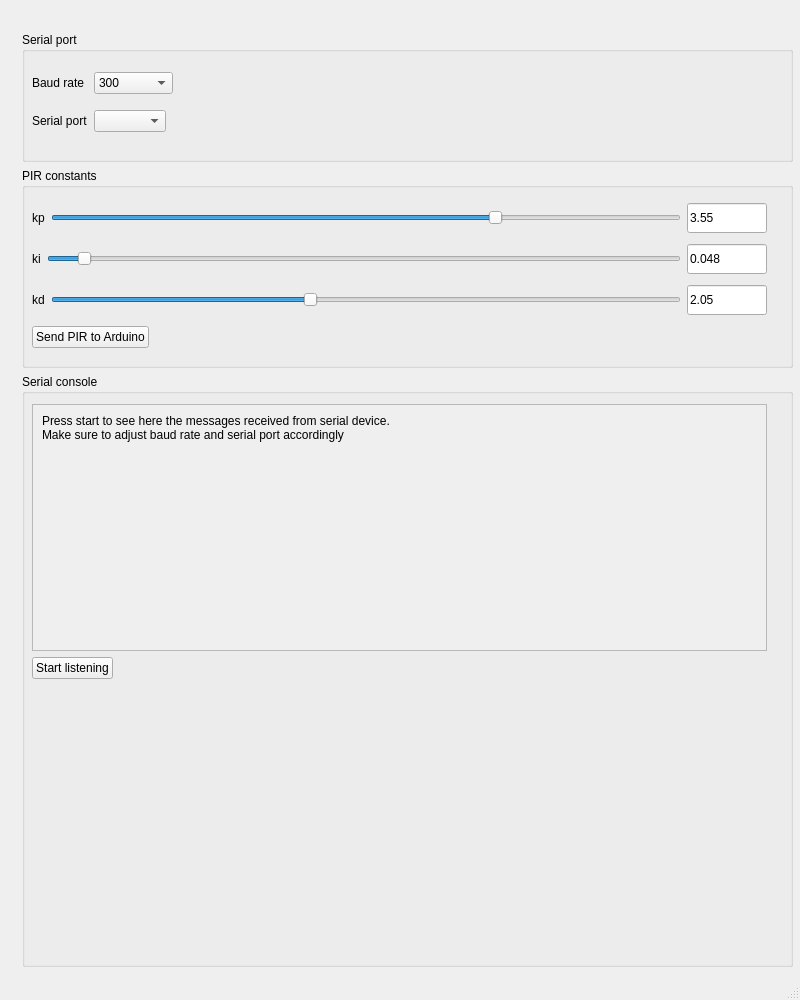
<?xml version="1.0" encoding="UTF-8"?>
<ui version="4.0">
 <class>MainWindow</class>
 <widget class="QMainWindow" name="MainWindow">
  <property name="geometry">
   <rect>
    <x>0</x>
    <y>0</y>
    <width>800</width>
    <height>1000</height>
   </rect>
  </property>
  <property name="sizePolicy">
   <sizepolicy hsizetype="MinimumExpanding" vsizetype="MinimumExpanding">
    <horstretch>0</horstretch>
    <verstretch>0</verstretch>
   </sizepolicy>
  </property>
  <property name="minimumSize">
   <size>
    <width>800</width>
    <height>1000</height>
   </size>
  </property>
  <property name="maximumSize">
   <size>
    <width>16777215</width>
    <height>16777215</height>
   </size>
  </property>
  <property name="windowTitle">
   <string>MainWindow</string>
  </property>
  <widget class="QWidget" name="centralwidget">
   <property name="sizePolicy">
    <sizepolicy hsizetype="MinimumExpanding" vsizetype="MinimumExpanding">
     <horstretch>0</horstretch>
     <verstretch>0</verstretch>
    </sizepolicy>
   </property>
   <property name="minimumSize">
    <size>
     <width>800</width>
     <height>800</height>
    </size>
   </property>
   <property name="maximumSize">
    <size>
     <width>800</width>
     <height>1000</height>
    </size>
   </property>
   <property name="baseSize">
    <size>
     <width>800</width>
     <height>1000</height>
    </size>
   </property>
   <widget class="QWidget" name="layoutWidget">
    <property name="geometry">
     <rect>
      <x>22</x>
      <y>32</y>
      <width>771</width>
      <height>941</height>
     </rect>
    </property>
    <layout class="QVBoxLayout" name="verticalLayout_3">
     <property name="sizeConstraint">
      <enum>QLayout::SetNoConstraint</enum>
     </property>
     <item>
      <widget class="QGroupBox" name="serialConfig">
       <property name="sizePolicy">
        <sizepolicy hsizetype="MinimumExpanding" vsizetype="Minimum">
         <horstretch>0</horstretch>
         <verstretch>0</verstretch>
        </sizepolicy>
       </property>
       <property name="minimumSize">
        <size>
         <width>250</width>
         <height>130</height>
        </size>
       </property>
       <property name="title">
        <string>Serial port</string>
       </property>
       <widget class="QWidget" name="layoutWidget">
        <property name="geometry">
         <rect>
          <x>10</x>
          <y>30</y>
          <width>741</width>
          <height>82</height>
         </rect>
        </property>
        <layout class="QHBoxLayout" name="horizontalLayout">
         <item>
          <layout class="QFormLayout" name="formLayout">
           <property name="fieldGrowthPolicy">
            <enum>QFormLayout::ExpandingFieldsGrow</enum>
           </property>
           <item row="0" column="0">
            <widget class="QLabel" name="baudRatelabel">
             <property name="sizePolicy">
              <sizepolicy hsizetype="Fixed" vsizetype="Expanding">
               <horstretch>0</horstretch>
               <verstretch>0</verstretch>
              </sizepolicy>
             </property>
             <property name="text">
              <string>Baud rate</string>
             </property>
            </widget>
           </item>
           <item row="0" column="1">
            <widget class="QComboBox" name="baudRateCombo">
             <property name="currentText">
              <string notr="true">300</string>
             </property>
             <property name="maxVisibleItems">
              <number>20</number>
             </property>
             <item>
              <property name="text">
               <string>300</string>
              </property>
             </item>
             <item>
              <property name="text">
               <string>1200</string>
              </property>
             </item>
             <item>
              <property name="text">
               <string>2400</string>
              </property>
             </item>
             <item>
              <property name="text">
               <string>4800</string>
              </property>
             </item>
             <item>
              <property name="text">
               <string>9600</string>
              </property>
             </item>
             <item>
              <property name="text">
               <string>19200</string>
              </property>
             </item>
             <item>
              <property name="text">
               <string>28800</string>
              </property>
             </item>
             <item>
              <property name="text">
               <string>38400</string>
              </property>
             </item>
             <item>
              <property name="text">
               <string>57600</string>
              </property>
             </item>
             <item>
              <property name="text">
               <string>74880</string>
              </property>
             </item>
             <item>
              <property name="text">
               <string>115200</string>
              </property>
             </item>
             <item>
              <property name="text">
               <string>230400</string>
              </property>
             </item>
             <item>
              <property name="text">
               <string>250000</string>
              </property>
             </item>
             <item>
              <property name="text">
               <string>500000</string>
              </property>
             </item>
             <item>
              <property name="text">
               <string>1000000</string>
              </property>
             </item>
             <item>
              <property name="text">
               <string>2000000</string>
              </property>
             </item>
            </widget>
           </item>
           <item row="1" column="0">
            <widget class="QLabel" name="serialPortLabel">
             <property name="sizePolicy">
              <sizepolicy hsizetype="Fixed" vsizetype="Expanding">
               <horstretch>0</horstretch>
               <verstretch>0</verstretch>
              </sizepolicy>
             </property>
             <property name="text">
              <string>Serial port</string>
             </property>
            </widget>
           </item>
           <item row="1" column="1">
            <widget class="QComboBox" name="serialPortCombo"/>
           </item>
          </layout>
         </item>
         <item>
          <spacer name="horizontalSpacer">
           <property name="orientation">
            <enum>Qt::Horizontal</enum>
           </property>
           <property name="sizeType">
            <enum>QSizePolicy::Fixed</enum>
           </property>
           <property name="sizeHint" stdset="0">
            <size>
             <width>6</width>
             <height>20</height>
            </size>
           </property>
          </spacer>
         </item>
        </layout>
       </widget>
      </widget>
     </item>
     <item>
      <widget class="QGroupBox" name="pir">
       <property name="sizePolicy">
        <sizepolicy hsizetype="MinimumExpanding" vsizetype="Minimum">
         <horstretch>0</horstretch>
         <verstretch>0</verstretch>
        </sizepolicy>
       </property>
       <property name="minimumSize">
        <size>
         <width>300</width>
         <height>200</height>
        </size>
       </property>
       <property name="title">
        <string>PIR constants</string>
       </property>
       <widget class="QWidget" name="layoutWidget">
        <property name="geometry">
         <rect>
          <x>10</x>
          <y>30</y>
          <width>741</width>
          <height>156</height>
         </rect>
        </property>
        <layout class="QHBoxLayout" name="horizontalLayout_2">
         <item>
          <layout class="QVBoxLayout" name="verticalLayout">
           <item>
            <layout class="QHBoxLayout" name="horizontalLayout_3">
             <item>
              <widget class="QLabel" name="kpLabel">
               <property name="sizePolicy">
                <sizepolicy hsizetype="Fixed" vsizetype="Fixed">
                 <horstretch>0</horstretch>
                 <verstretch>0</verstretch>
                </sizepolicy>
               </property>
               <property name="text">
                <string>kp</string>
               </property>
              </widget>
             </item>
             <item>
              <widget class="QSlider" name="kpSlider">
               <property name="sizePolicy">
                <sizepolicy hsizetype="MinimumExpanding" vsizetype="Fixed">
                 <horstretch>0</horstretch>
                 <verstretch>0</verstretch>
                </sizepolicy>
               </property>
               <property name="minimumSize">
                <size>
                 <width>64</width>
                 <height>0</height>
                </size>
               </property>
               <property name="maximum">
                <number>5000</number>
               </property>
               <property name="singleStep">
                <number>10</number>
               </property>
               <property name="pageStep">
                <number>100</number>
               </property>
               <property name="value">
                <number>3550</number>
               </property>
               <property name="orientation">
                <enum>Qt::Horizontal</enum>
               </property>
              </widget>
             </item>
             <item>
              <widget class="QLineEdit" name="kpEdit">
               <property name="sizePolicy">
                <sizepolicy hsizetype="Fixed" vsizetype="Fixed">
                 <horstretch>0</horstretch>
                 <verstretch>0</verstretch>
                </sizepolicy>
               </property>
               <property name="minimumSize">
                <size>
                 <width>80</width>
                 <height>30</height>
                </size>
               </property>
               <property name="maximumSize">
                <size>
                 <width>80</width>
                 <height>30</height>
                </size>
               </property>
               <property name="text">
                <string>3.55</string>
               </property>
              </widget>
             </item>
            </layout>
           </item>
           <item>
            <layout class="QHBoxLayout" name="horizontalLayout_5">
             <item>
              <widget class="QLabel" name="kiLabel">
               <property name="sizePolicy">
                <sizepolicy hsizetype="Fixed" vsizetype="Fixed">
                 <horstretch>0</horstretch>
                 <verstretch>0</verstretch>
                </sizepolicy>
               </property>
               <property name="text">
                <string>ki</string>
               </property>
              </widget>
             </item>
             <item>
              <widget class="QSlider" name="kiSlider">
               <property name="maximum">
                <number>1000</number>
               </property>
               <property name="pageStep">
                <number>100</number>
               </property>
               <property name="value">
                <number>48</number>
               </property>
               <property name="orientation">
                <enum>Qt::Horizontal</enum>
               </property>
              </widget>
             </item>
             <item>
              <widget class="QLineEdit" name="kiEdit">
               <property name="sizePolicy">
                <sizepolicy hsizetype="Fixed" vsizetype="Fixed">
                 <horstretch>0</horstretch>
                 <verstretch>0</verstretch>
                </sizepolicy>
               </property>
               <property name="minimumSize">
                <size>
                 <width>80</width>
                 <height>30</height>
                </size>
               </property>
               <property name="maximumSize">
                <size>
                 <width>80</width>
                 <height>30</height>
                </size>
               </property>
               <property name="text">
                <string>0.048</string>
               </property>
              </widget>
             </item>
            </layout>
           </item>
           <item>
            <layout class="QHBoxLayout" name="horizontalLayout_4">
             <property name="sizeConstraint">
              <enum>QLayout::SetDefaultConstraint</enum>
             </property>
             <item>
              <widget class="QLabel" name="kdLabel">
               <property name="sizePolicy">
                <sizepolicy hsizetype="Fixed" vsizetype="Fixed">
                 <horstretch>0</horstretch>
                 <verstretch>0</verstretch>
                </sizepolicy>
               </property>
               <property name="text">
                <string>kd</string>
               </property>
              </widget>
             </item>
             <item>
              <widget class="QSlider" name="kdSlider">
               <property name="maximum">
                <number>5000</number>
               </property>
               <property name="singleStep">
                <number>10</number>
               </property>
               <property name="pageStep">
                <number>100</number>
               </property>
               <property name="value">
                <number>2050</number>
               </property>
               <property name="orientation">
                <enum>Qt::Horizontal</enum>
               </property>
              </widget>
             </item>
             <item>
              <widget class="QLineEdit" name="kdEdit">
               <property name="sizePolicy">
                <sizepolicy hsizetype="Fixed" vsizetype="Fixed">
                 <horstretch>0</horstretch>
                 <verstretch>0</verstretch>
                </sizepolicy>
               </property>
               <property name="minimumSize">
                <size>
                 <width>80</width>
                 <height>30</height>
                </size>
               </property>
               <property name="maximumSize">
                <size>
                 <width>80</width>
                 <height>30</height>
                </size>
               </property>
               <property name="text">
                <string>2.05</string>
               </property>
              </widget>
             </item>
            </layout>
           </item>
           <item>
            <layout class="QHBoxLayout" name="horizontalLayout_6">
             <property name="sizeConstraint">
              <enum>QLayout::SetMinAndMaxSize</enum>
             </property>
             <item>
              <widget class="QPushButton" name="sendButton">
               <property name="text">
                <string>Send PIR to Arduino</string>
               </property>
              </widget>
             </item>
             <item>
              <spacer name="horizontalSpacer_2">
               <property name="orientation">
                <enum>Qt::Horizontal</enum>
               </property>
               <property name="sizeHint" stdset="0">
                <size>
                 <width>40</width>
                 <height>20</height>
                </size>
               </property>
              </spacer>
             </item>
            </layout>
           </item>
          </layout>
         </item>
         <item>
          <spacer name="horizontalSpacer_3">
           <property name="orientation">
            <enum>Qt::Horizontal</enum>
           </property>
           <property name="sizeType">
            <enum>QSizePolicy::Fixed</enum>
           </property>
           <property name="sizeHint" stdset="0">
            <size>
             <width>6</width>
             <height>20</height>
            </size>
           </property>
          </spacer>
         </item>
        </layout>
       </widget>
      </widget>
     </item>
     <item>
      <widget class="QGroupBox" name="console">
       <property name="sizePolicy">
        <sizepolicy hsizetype="MinimumExpanding" vsizetype="MinimumExpanding">
         <horstretch>0</horstretch>
         <verstretch>0</verstretch>
        </sizepolicy>
       </property>
       <property name="minimumSize">
        <size>
         <width>700</width>
         <height>300</height>
        </size>
       </property>
       <property name="title">
        <string>Serial console</string>
       </property>
       <widget class="QWidget" name="layoutWidget">
        <property name="geometry">
         <rect>
          <x>10</x>
          <y>30</y>
          <width>741</width>
          <height>281</height>
         </rect>
        </property>
        <layout class="QVBoxLayout" name="verticalLayout_4">
         <item>
          <layout class="QHBoxLayout" name="horizontalLayout_8">
           <item>
            <layout class="QVBoxLayout" name="verticalLayout_2">
             <item>
              <widget class="QScrollArea" name="consoleArea">
               <property name="sizePolicy">
                <sizepolicy hsizetype="MinimumExpanding" vsizetype="MinimumExpanding">
                 <horstretch>0</horstretch>
                 <verstretch>0</verstretch>
                </sizepolicy>
               </property>
               <property name="minimumSize">
                <size>
                 <width>200</width>
                 <height>0</height>
                </size>
               </property>
               <property name="widgetResizable">
                <bool>true</bool>
               </property>
               <widget class="QWidget" name="scrollAreaWidgetContents">
                <property name="geometry">
                 <rect>
                  <x>0</x>
                  <y>0</y>
                  <width>719</width>
                  <height>215</height>
                 </rect>
                </property>
                <property name="sizePolicy">
                 <sizepolicy hsizetype="Minimum" vsizetype="Minimum">
                  <horstretch>200</horstretch>
                  <verstretch>0</verstretch>
                 </sizepolicy>
                </property>
                <layout class="QHBoxLayout" name="horizontalLayout_9">
                 <item>
                  <widget class="QLabel" name="consoleText">
                   <property name="sizePolicy">
                    <sizepolicy hsizetype="Expanding" vsizetype="Expanding">
                     <horstretch>0</horstretch>
                     <verstretch>0</verstretch>
                    </sizepolicy>
                   </property>
                   <property name="inputMethodHints">
                    <set>Qt::ImhMultiLine</set>
                   </property>
                   <property name="text">
                    <string>Press start to see here the messages received from serial device.
Make sure to adjust baud rate and serial port accordingly</string>
                   </property>
                   <property name="alignment">
                    <set>Qt::AlignLeading|Qt::AlignLeft|Qt::AlignTop</set>
                   </property>
                   <property name="wordWrap">
                    <bool>true</bool>
                   </property>
                  </widget>
                 </item>
                </layout>
               </widget>
              </widget>
             </item>
             <item>
              <layout class="QHBoxLayout" name="horizontalLayout_7">
               <property name="sizeConstraint">
                <enum>QLayout::SetMinimumSize</enum>
               </property>
               <item>
                <widget class="QPushButton" name="start">
                 <property name="text">
                  <string>Start listening</string>
                 </property>
                </widget>
               </item>
               <item>
                <spacer name="horizontalSpacer_5">
                 <property name="orientation">
                  <enum>Qt::Horizontal</enum>
                 </property>
                 <property name="sizeHint" stdset="0">
                  <size>
                   <width>1</width>
                   <height>20</height>
                  </size>
                 </property>
                </spacer>
               </item>
              </layout>
             </item>
            </layout>
           </item>
           <item>
            <spacer name="horizontalSpacer_4">
             <property name="orientation">
              <enum>Qt::Horizontal</enum>
             </property>
             <property name="sizeType">
              <enum>QSizePolicy::Fixed</enum>
             </property>
             <property name="sizeHint" stdset="0">
              <size>
               <width>6</width>
               <height>20</height>
              </size>
             </property>
            </spacer>
           </item>
          </layout>
         </item>
         <item>
          <spacer name="verticalSpacer_2">
           <property name="orientation">
            <enum>Qt::Vertical</enum>
           </property>
           <property name="sizeType">
            <enum>QSizePolicy::Fixed</enum>
           </property>
           <property name="sizeHint" stdset="0">
            <size>
             <width>20</width>
             <height>6</height>
            </size>
           </property>
          </spacer>
         </item>
        </layout>
       </widget>
      </widget>
     </item>
     <item>
      <spacer name="verticalSpacer">
       <property name="orientation">
        <enum>Qt::Vertical</enum>
       </property>
       <property name="sizeType">
        <enum>QSizePolicy::Fixed</enum>
       </property>
       <property name="sizeHint" stdset="0">
        <size>
         <width>20</width>
         <height>6</height>
        </size>
       </property>
      </spacer>
     </item>
    </layout>
   </widget>
  </widget>
  <widget class="QStatusBar" name="statusbar"/>
 </widget>
 <resources/>
 <connections/>
</ui>
